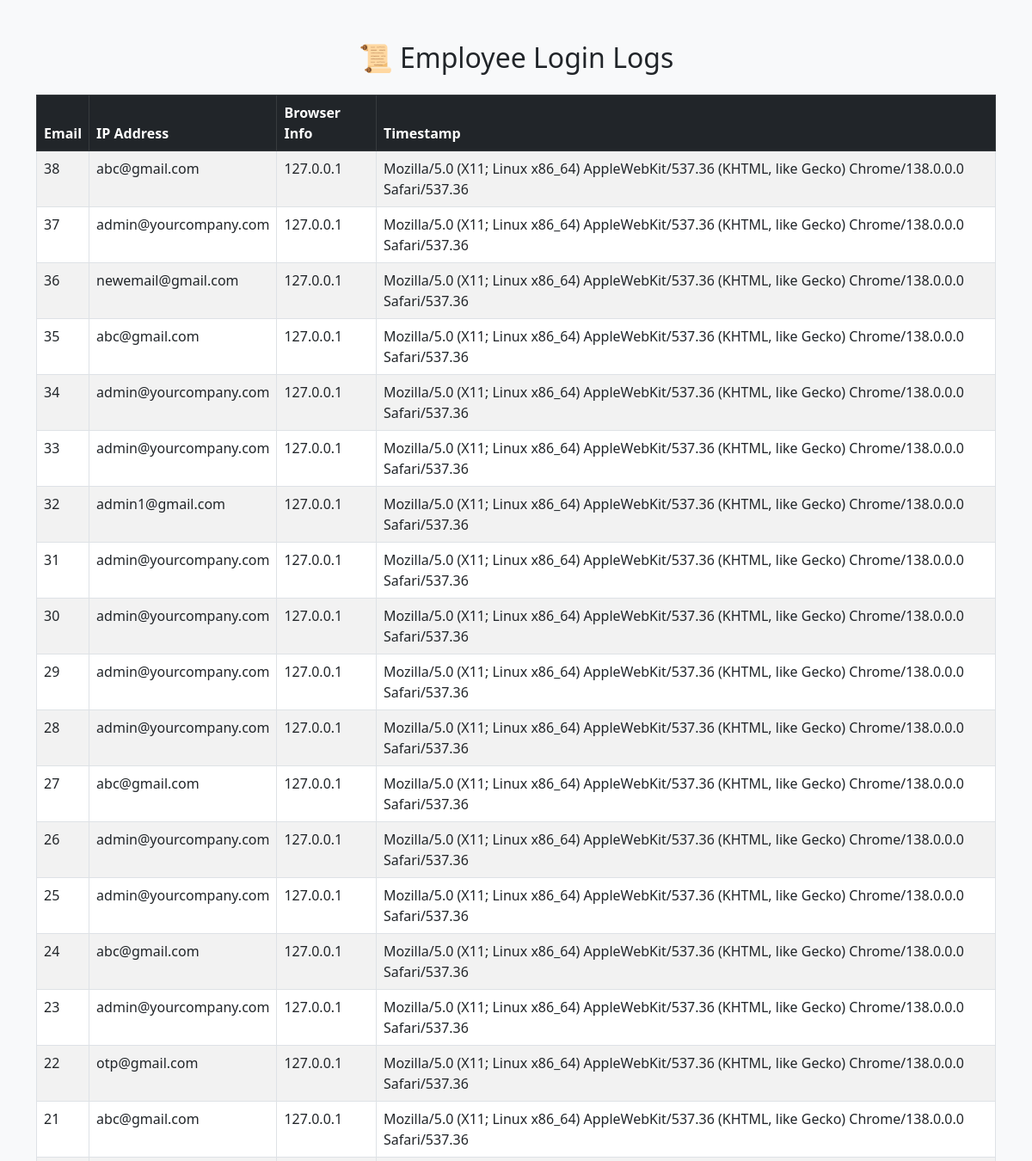
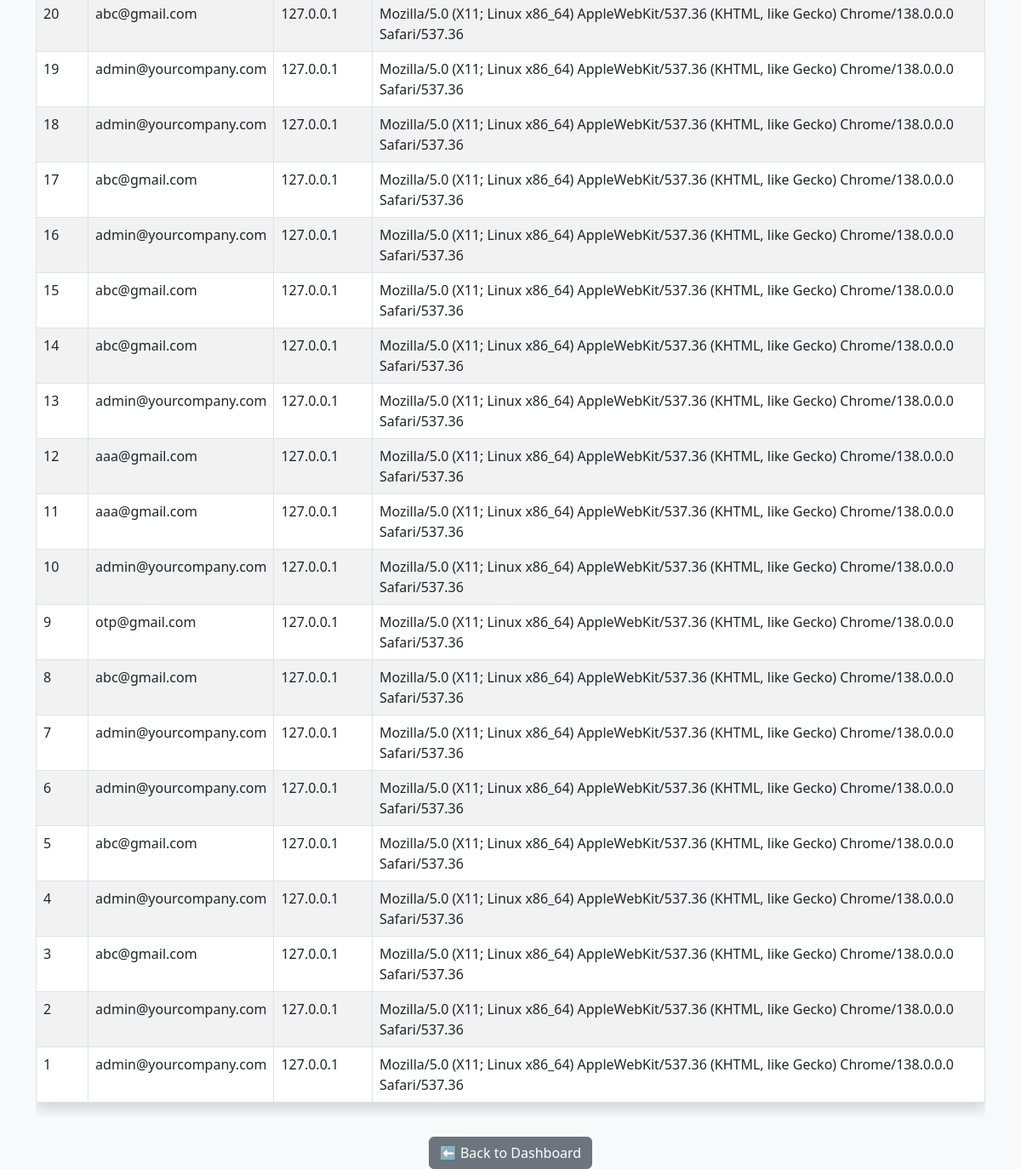
Screenshot of /view-logs (signed in) with the database file from the repository (2 pictures, top to bottom).
### tables this page shows
CREATE TABLE logs (
                id INTEGER PRIMARY KEY AUTOINCREMENT,
                email TEXT,
                ip TEXT,
                browser TEXT,
                timestamp TEXT
            );

### app.py (the view)
@app.route('/view-logs')
def view_logs():
    if session.get('role') != 'admin':
        return redirect('/')
    try:
        with sqlite3.connect("users.db") as conn:
            c = conn.cursor()
            c.execute("SELECT * FROM logs ORDER BY timestamp DESC")
            logs = c.fetchall()
        return render_template('view_logs.html', logs=logs)
    except Exception as e:
        return f"Error loading logs: {e}"

### templates/view_logs.html (shortened to what this page needs)
<!DOCTYPE html>
<html lang="en">
<head>
    <link rel="stylesheet" href="/static/css/style.css">
    <link href="https://cdn.jsdelivr.net/npm/bootstrap@5.3.0/dist/css/bootstrap.min.css" rel="stylesheet">
</head>
<body class="bg-light">
    <div class="container mt-5">
        <h2 class="mb-4 text-center">📜 Employee Login Logs</h2>
        {% if logs %}
            <div class="table-responsive">
                <table class="table table-bordered table-striped shadow">
                    <thead class="table-dark">
                        <tr>
                            <th>Email</th>
                            <th>IP Address</th>
                            <th>Browser Info</th>
                            <th>Timestamp</th>
                        </tr>
                    </thead>
                    <tbody>
                        {% for log in logs %}
                        <tr>
                            <td>{{ log[0] }}</td>
                            <td>{{ log[1] }}</td>
                            <td style="max-width: 300px;">{{ log[2] }}</td>
                            <td>{{ log[3] }}</td>
                        </tr>
                        {% endfor %}
                    </tbody>
                </table>
            </div>
        {% else %}
            <p class="text-center text-muted">No logs available yet.</p>
        {% endif %}
        <div class="text-center mt-4">
            <a href="/admin-dashboard" class="btn btn-secondary">⬅ Back to Dashboard</a>
        </div>
    </div>
</body>
</html>

### rows the page displays
logs: id "38", email "abc@gmail.com", ip "127.0.0.1", browser "Mozilla/5.0 (X11; Linux x86_64) AppleWebKit/537.36 (KHTML, like Gecko) Chrome/138.0.0.0 Safari/537.36"
logs: id "37", email "admin@yourcompany.com", ip "127.0.0.1", browser "Mozilla/5.0 (X11; Linux x86_64) AppleWebKit/537.36 (KHTML, like Gecko) Chrome/138.0.0.0 Safari/537.36"
logs: id "36", email "newemail@gmail.com", ip "127.0.0.1", browser "Mozilla/5.0 (X11; Linux x86_64) AppleWebKit/537.36 (KHTML, like Gecko) Chrome/138.0.0.0 Safari/537.36"
logs: id "35", email "abc@gmail.com", ip "127.0.0.1", browser "Mozilla/5.0 (X11; Linux x86_64) AppleWebKit/537.36 (KHTML, like Gecko) Chrome/138.0.0.0 Safari/537.36"
logs: id "34", email "admin@yourcompany.com", ip "127.0.0.1", browser "Mozilla/5.0 (X11; Linux x86_64) AppleWebKit/537.36 (KHTML, like Gecko) Chrome/138.0.0.0 Safari/537.36"
logs: id "33", email "admin@yourcompany.com", ip "127.0.0.1", browser "Mozilla/5.0 (X11; Linux x86_64) AppleWebKit/537.36 (KHTML, like Gecko) Chrome/138.0.0.0 Safari/537.36"
logs: id "32", email "admin1@gmail.com", ip "127.0.0.1", browser "Mozilla/5.0 (X11; Linux x86_64) AppleWebKit/537.36 (KHTML, like Gecko) Chrome/138.0.0.0 Safari/537.36"
logs: id "31", email "admin@yourcompany.com", ip "127.0.0.1", browser "Mozilla/5.0 (X11; Linux x86_64) AppleWebKit/537.36 (KHTML, like Gecko) Chrome/138.0.0.0 Safari/537.36"
logs: id "30", email "admin@yourcompany.com", ip "127.0.0.1", browser "Mozilla/5.0 (X11; Linux x86_64) AppleWebKit/537.36 (KHTML, like Gecko) Chrome/138.0.0.0 Safari/537.36"
logs: id "29", email "admin@yourcompany.com", ip "127.0.0.1", browser "Mozilla/5.0 (X11; Linux x86_64) AppleWebKit/537.36 (KHTML, like Gecko) Chrome/138.0.0.0 Safari/537.36"
logs: id "28", email "admin@yourcompany.com", ip "127.0.0.1", browser "Mozilla/5.0 (X11; Linux x86_64) AppleWebKit/537.36 (KHTML, like Gecko) Chrome/138.0.0.0 Safari/537.36"
logs: id "27", email "abc@gmail.com", ip "127.0.0.1", browser "Mozilla/5.0 (X11; Linux x86_64) AppleWebKit/537.36 (KHTML, like Gecko) Chrome/138.0.0.0 Safari/537.36"
logs: id "26", email "admin@yourcompany.com", ip "127.0.0.1", browser "Mozilla/5.0 (X11; Linux x86_64) AppleWebKit/537.36 (KHTML, like Gecko) Chrome/138.0.0.0 Safari/537.36"
logs: id "25", email "admin@yourcompany.com", ip "127.0.0.1", browser "Mozilla/5.0 (X11; Linux x86_64) AppleWebKit/537.36 (KHTML, like Gecko) Chrome/138.0.0.0 Safari/537.36"
logs: id "24", email "abc@gmail.com", ip "127.0.0.1", browser "Mozilla/5.0 (X11; Linux x86_64) AppleWebKit/537.36 (KHTML, like Gecko) Chrome/138.0.0.0 Safari/537.36"
logs: id "23", email "admin@yourcompany.com", ip "127.0.0.1", browser "Mozilla/5.0 (X11; Linux x86_64) AppleWebKit/537.36 (KHTML, like Gecko) Chrome/138.0.0.0 Safari/537.36"
logs: id "22", email "otp@gmail.com", ip "127.0.0.1", browser "Mozilla/5.0 (X11; Linux x86_64) AppleWebKit/537.36 (KHTML, like Gecko) Chrome/138.0.0.0 Safari/537.36"
logs: id "21", email "abc@gmail.com", ip "127.0.0.1", browser "Mozilla/5.0 (X11; Linux x86_64) AppleWebKit/537.36 (KHTML, like Gecko) Chrome/138.0.0.0 Safari/537.36"
logs: id "20", email "abc@gmail.com", ip "127.0.0.1", browser "Mozilla/5.0 (X11; Linux x86_64) AppleWebKit/537.36 (KHTML, like Gecko) Chrome/138.0.0.0 Safari/537.36"
logs: id "19", email "admin@yourcompany.com", ip "127.0.0.1", browser "Mozilla/5.0 (X11; Linux x86_64) AppleWebKit/537.36 (KHTML, like Gecko) Chrome/138.0.0.0 Safari/537.36"
logs: id "18", email "admin@yourcompany.com", ip "127.0.0.1", browser "Mozilla/5.0 (X11; Linux x86_64) AppleWebKit/537.36 (KHTML, like Gecko) Chrome/138.0.0.0 Safari/537.36"
logs: id "17", email "abc@gmail.com", ip "127.0.0.1", browser "Mozilla/5.0 (X11; Linux x86_64) AppleWebKit/537.36 (KHTML, like Gecko) Chrome/138.0.0.0 Safari/537.36"
logs: id "16", email "admin@yourcompany.com", ip "127.0.0.1", browser "Mozilla/5.0 (X11; Linux x86_64) AppleWebKit/537.36 (KHTML, like Gecko) Chrome/138.0.0.0 Safari/537.36"
logs: id "15", email "abc@gmail.com", ip "127.0.0.1", browser "Mozilla/5.0 (X11; Linux x86_64) AppleWebKit/537.36 (KHTML, like Gecko) Chrome/138.0.0.0 Safari/537.36"
logs: id "14", email "abc@gmail.com", ip "127.0.0.1", browser "Mozilla/5.0 (X11; Linux x86_64) AppleWebKit/537.36 (KHTML, like Gecko) Chrome/138.0.0.0 Safari/537.36"
logs: id "13", email "admin@yourcompany.com", ip "127.0.0.1", browser "Mozilla/5.0 (X11; Linux x86_64) AppleWebKit/537.36 (KHTML, like Gecko) Chrome/138.0.0.0 Safari/537.36"
logs: id "12", email "aaa@gmail.com", ip "127.0.0.1", browser "Mozilla/5.0 (X11; Linux x86_64) AppleWebKit/537.36 (KHTML, like Gecko) Chrome/138.0.0.0 Safari/537.36"
logs: id "11", email "aaa@gmail.com", ip "127.0.0.1", browser "Mozilla/5.0 (X11; Linux x86_64) AppleWebKit/537.36 (KHTML, like Gecko) Chrome/138.0.0.0 Safari/537.36"
logs: id "10", email "admin@yourcompany.com", ip "127.0.0.1", browser "Mozilla/5.0 (X11; Linux x86_64) AppleWebKit/537.36 (KHTML, like Gecko) Chrome/138.0.0.0 Safari/537.36"
logs: id "9", email "otp@gmail.com", ip "127.0.0.1", browser "Mozilla/5.0 (X11; Linux x86_64) AppleWebKit/537.36 (KHTML, like Gecko) Chrome/138.0.0.0 Safari/537.36"
logs: id "8", email "abc@gmail.com", ip "127.0.0.1", browser "Mozilla/5.0 (X11; Linux x86_64) AppleWebKit/537.36 (KHTML, like Gecko) Chrome/138.0.0.0 Safari/537.36"
logs: id "7", email "admin@yourcompany.com", ip "127.0.0.1", browser "Mozilla/5.0 (X11; Linux x86_64) AppleWebKit/537.36 (KHTML, like Gecko) Chrome/138.0.0.0 Safari/537.36"
logs: id "6", email "admin@yourcompany.com", ip "127.0.0.1", browser "Mozilla/5.0 (X11; Linux x86_64) AppleWebKit/537.36 (KHTML, like Gecko) Chrome/138.0.0.0 Safari/537.36"
logs: id "5", email "abc@gmail.com", ip "127.0.0.1", browser "Mozilla/5.0 (X11; Linux x86_64) AppleWebKit/537.36 (KHTML, like Gecko) Chrome/138.0.0.0 Safari/537.36"
logs: id "4", email "admin@yourcompany.com", ip "127.0.0.1", browser "Mozilla/5.0 (X11; Linux x86_64) AppleWebKit/537.36 (KHTML, like Gecko) Chrome/138.0.0.0 Safari/537.36"
logs: id "3", email "abc@gmail.com", ip "127.0.0.1", browser "Mozilla/5.0 (X11; Linux x86_64) AppleWebKit/537.36 (KHTML, like Gecko) Chrome/138.0.0.0 Safari/537.36"
logs: id "2", email "admin@yourcompany.com", ip "127.0.0.1", browser "Mozilla/5.0 (X11; Linux x86_64) AppleWebKit/537.36 (KHTML, like Gecko) Chrome/138.0.0.0 Safari/537.36"
logs: id "1", email "admin@yourcompany.com", ip "127.0.0.1", browser "Mozilla/5.0 (X11; Linux x86_64) AppleWebKit/537.36 (KHTML, like Gecko) Chrome/138.0.0.0 Safari/537.36"
